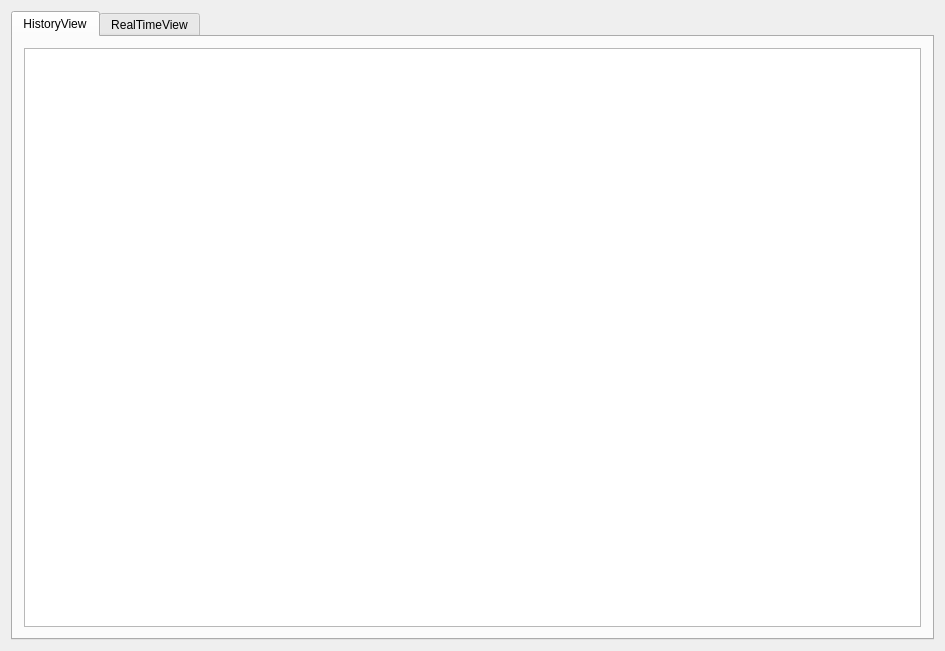
<?xml version="1.0" encoding="UTF-8"?>
<ui version="4.0">
 <class>ImageViewWidgetClass</class>
 <widget class="QWidget" name="ImageViewWidgetClass">
  <property name="geometry">
   <rect>
    <x>0</x>
    <y>0</y>
    <width>945</width>
    <height>651</height>
   </rect>
  </property>
  <property name="windowTitle">
   <string>ImageViewWidget</string>
  </property>
  <property name="styleSheet">
   <string notr="true"/>
  </property>
  <layout class="QHBoxLayout" name="horizontalLayout">
   <item>
    <widget class="QTabWidget" name="tabWidget_view">
     <property name="currentIndex">
      <number>0</number>
     </property>
     <widget class="QWidget" name="tab">
      <attribute name="title">
       <string>HistoryView</string>
      </attribute>
      <layout class="QHBoxLayout" name="horizontalLayout_3">
       <item>
        <widget class="GraphicsView" name="graphicsView_His"/>
       </item>
      </layout>
     </widget>
     <widget class="QWidget" name="tab_2">
      <attribute name="title">
       <string>RealTimeView</string>
      </attribute>
      <layout class="QVBoxLayout" name="verticalLayout">
       <item>
        <widget class="QSplitter" name="splitter">
         <property name="orientation">
          <enum>Qt::Horizontal</enum>
         </property>
         <widget class="GraphicsView" name="graphicsView_Last">
          <property name="styleSheet">
           <string notr="true"/>
          </property>
         </widget>
         <widget class="GraphicsView" name="graphicsView_Real">
          <property name="styleSheet">
           <string notr="true"/>
          </property>
         </widget>
        </widget>
       </item>
      </layout>
     </widget>
    </widget>
   </item>
  </layout>
 </widget>
 <layoutdefault spacing="6" margin="11"/>
 <customwidgets>
  <customwidget>
   <class>GraphicsView</class>
   <extends>QGraphicsView</extends>
   <header location="global">graphicsview.h</header>
  </customwidget>
 </customwidgets>
 <resources/>
 <connections/>
</ui>
